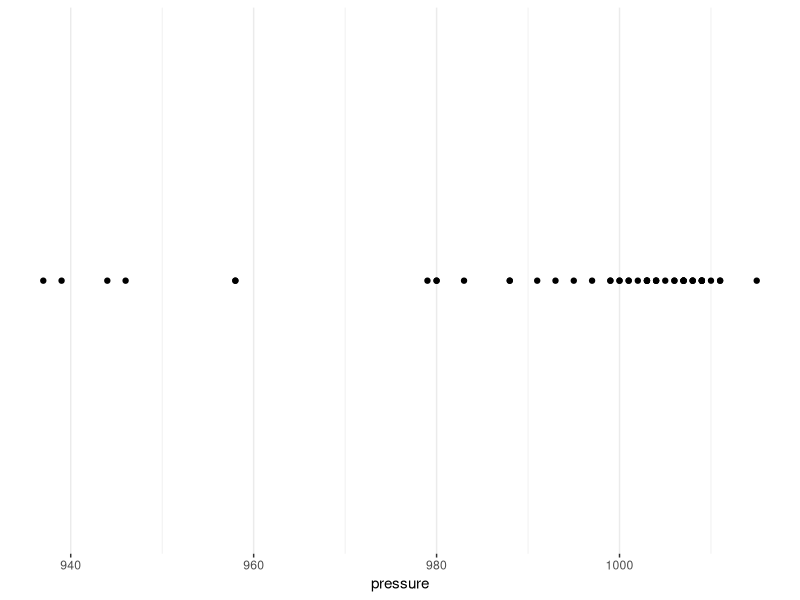
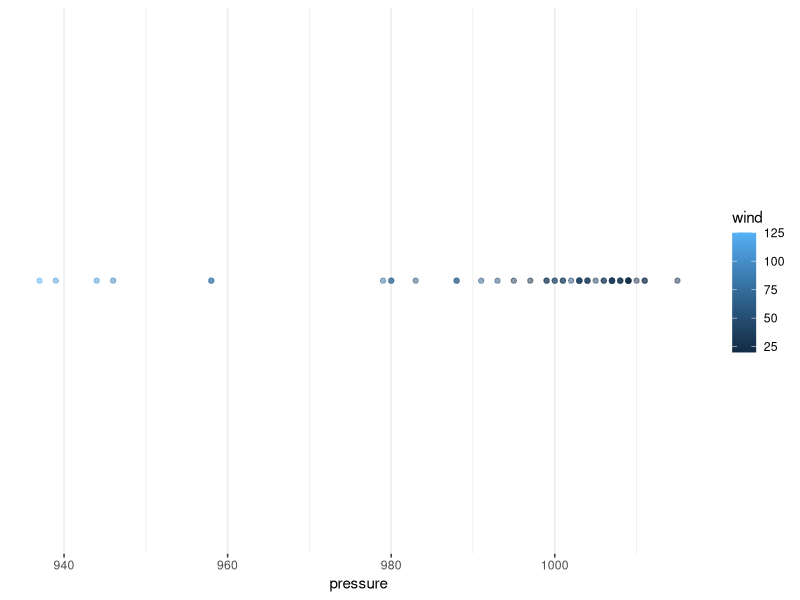
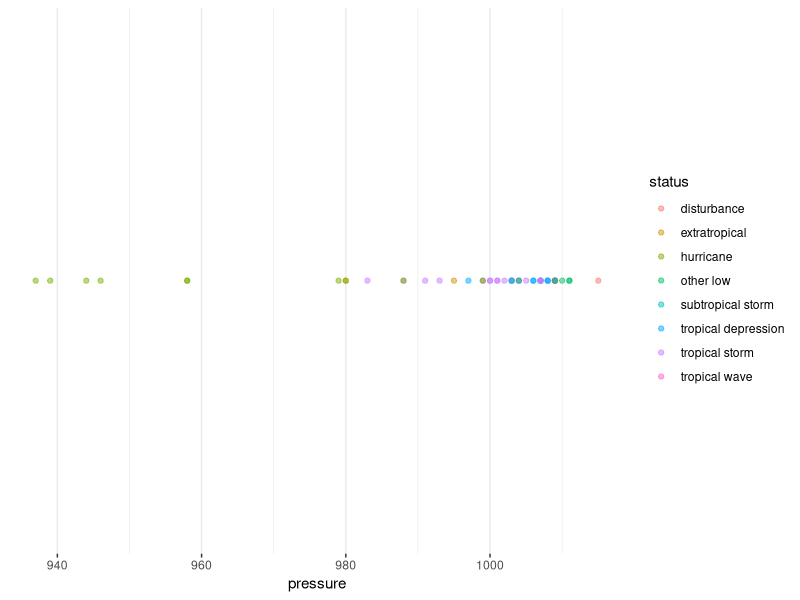
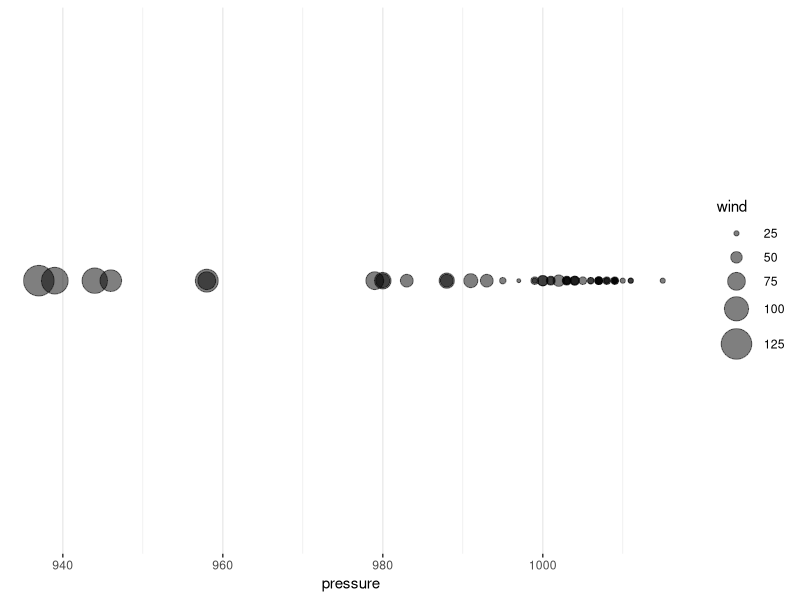
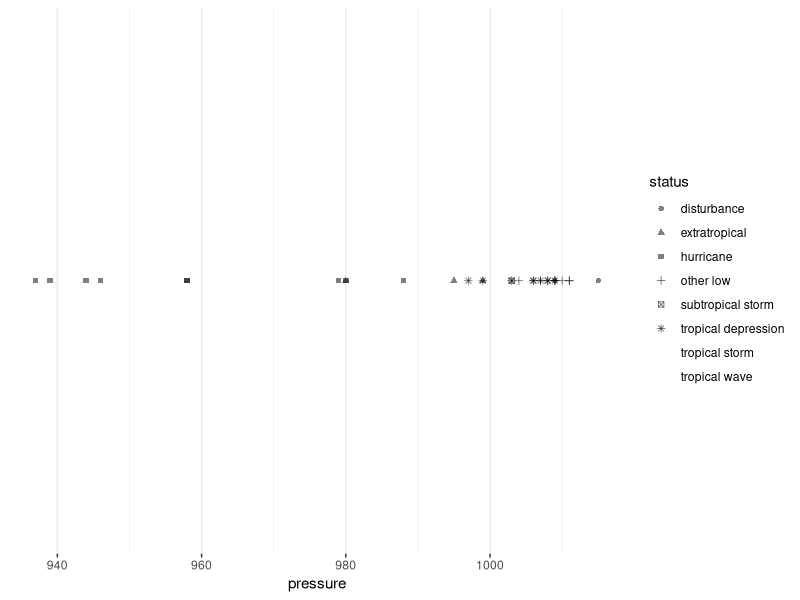
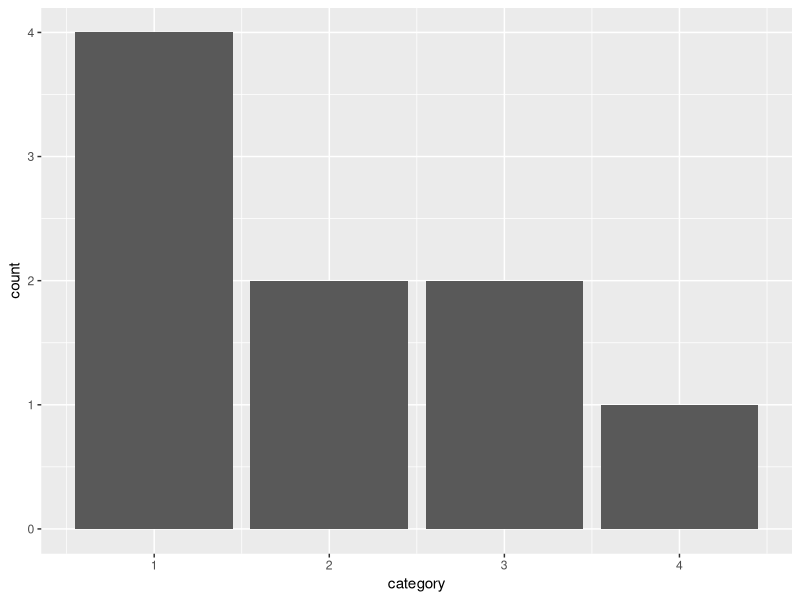
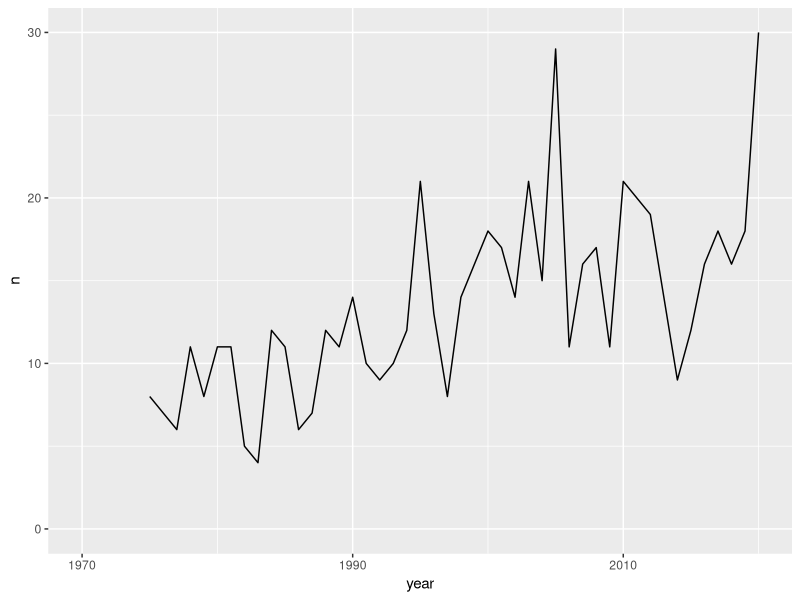
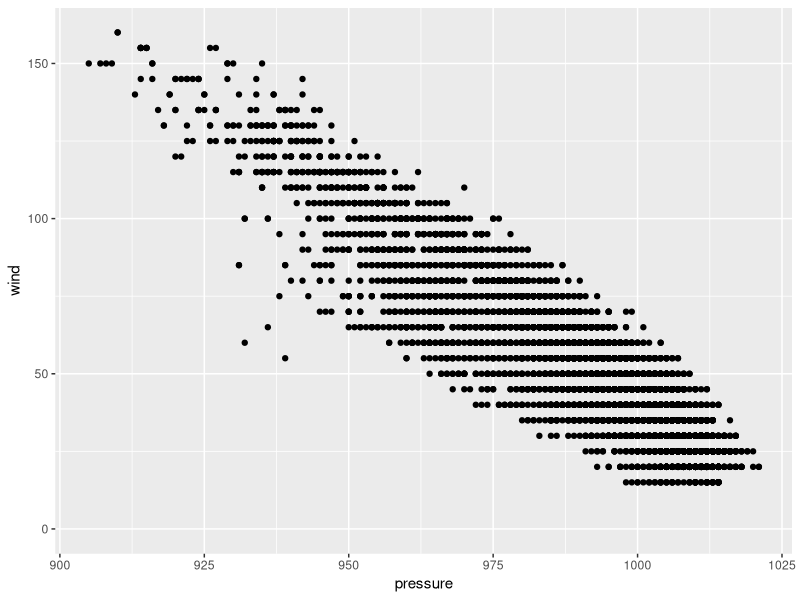

Recreate these plots in R, in order.
## ---- chunk 1
#| label: rmarkdown-setup
#| echo: false
#| message: false
#| warning: false

library(tidyverse)
library(knitr)

## ---- chunk 2
#| label: 1-data

storms %>%
  select(name, year, category, lat, long, wind, pressure) %>%
  sample_n(10) %>%
  kable()

## ---- chunk 3
#| fig-height: 2
#| echo: false

recent_storms <- filter(storms, year > 2005) %>%
  sample_n(50)

recent_storms %>%
  ggplot(aes(pressure, 1)) +
  geom_point() +
  scale_y_continuous(breaks = 0) +
  labs(y = NULL) +
  theme_bw() +
  theme(panel.border = ggplot2::element_blank())

## ---- chunk 4
#| fig-height: 2
#| echo: false

recent_storms %>%
  ggplot(aes(pressure, 1, color = wind)) +
  geom_point(alpha = 0.5) +
  scale_y_continuous(breaks = 0) +
  labs(y = NULL) +
  theme_bw() +
  theme(panel.border = ggplot2::element_blank())

## ---- chunk 5
#| fig-height: 2
#| echo: false

recent_storms %>%
  ggplot(aes(pressure, 1, color = status)) +
  geom_point(alpha = 0.5) +
  scale_y_continuous(breaks = 0) +
  labs(y = NULL) +
  theme_bw() +
  theme(panel.border = ggplot2::element_blank())

## ---- chunk 6
#| fig-height: 2
#| echo: false

recent_storms %>%
  ggplot(aes(pressure, 1, size = wind)) +
  ggplot2::geom_point(alpha = 0.5) +
  scale_y_continuous(breaks = 0) +
	scale_radius(range = c(1, 10)) +
  labs(y = NULL) +
  theme_bw() +
  theme(panel.border = ggplot2::element_blank())

## ---- chunk 7
#| fig-height: 2
#| echo: false

recent_storms %>%
  ggplot(aes(pressure, 1, shape = status)) +
  geom_point(alpha = 0.5) +
  scale_y_continuous(breaks = 0) +
  labs(y = NULL) +
  theme_bw() +
  theme(panel.border = ggplot2::element_blank())

## ---- chunk 8
#| fig-width: 2
#| fig-height: 2
#| echo: false

recent_storms %>%
  ggplot(aes(category)) +
  geom_bar()

## ---- chunk 9
#| fig-width: 2
#| fig-height: 2
#| echo: false

storms %>%
  count(name, year) %>%
  count(year) %>%
  ggplot(aes(year, n)) +
  geom_line() +
  scale_x_continuous(limits = c(1970, 2020),
                     breaks = c(1970, 1990, 2010)) +
  scale_y_continuous(limits = c(0, NA))

## ---- chunk 10
#| fig-width: 2
#| fig-height: 2
#| echo: false

recent_storms <- filter(storms, year > 2005)

recent_storms50 <- filter(storms, year > 2005) %>%
  sample_n(50)

recent_storms %>%
  ggplot(aes(pressure, wind)) +
  geom_point() +
  scale_y_continuous(limits = c(0, 160))

## ---- chunk 11
#| fig-height: 1
#| echo: false

recent_storms50 %>%
  ggplot(aes(pressure, 1)) +
  geom_point(alpha = 0.2) +
  scale_y_continuous(breaks = 0) +
  labs(y = NULL) +
  theme_bw() +
  theme(panel.border = ggplot2::element_blank())

## ---- chunk 12
#| fig-height: 1
#| echo: false

recent_storms50 %>%
  ggplot(aes(pressure, 1)) +
  geom_point(alpha = 0.2) +
  scale_x_reverse() +
  scale_y_continuous(breaks = 0) +
  labs(y = NULL) +
  theme_bw() +
  theme(panel.border = ggplot2::element_blank())

## ---- chunk 13
#| fig-height: 1.5
#| echo: false

recent_storms50 %>%
  ggplot(aes(pressure, 1, size = wind)) +
  ggplot2::geom_point(alpha = 0.5) +
  scale_size_continuous(breaks = c(25, 75, 125)) +  
  scale_y_continuous(breaks = 0) +
  labs(y = NULL) +
  theme_bw() +
  theme(panel.border = ggplot2::element_blank(),
        legend.direction = "horizontal")

## ---- chunk 14
#| fig-height: 1.5
#| echo: false

recent_storms50 %>%
  ggplot(aes(pressure, 1, size = wind)) +
  ggplot2::geom_point(alpha = 0.5) +
  scale_size_continuous(range = c(0.5, 15),
                        breaks = c(25, 75, 125)) +
  scale_y_continuous(breaks = 0) +
  labs(y = NULL) +
  theme_bw() +
  theme(panel.border = ggplot2::element_blank(),
        legend.direction = "horizontal")

## ---- chunk 15
#| echo: false

ggplot(storms, aes(pressure, wind)) +
  geom_point(alpha = 0)

## ---- chunk 16
#| echo: false

tibble(x = 1:100, 
       y = 1:100) %>%
  ggplot(aes(x, y)) +
  geom_point(alpha = 0) +
  coord_polar()

## ---- chunk 17
#| echo: false

storms %>%
  filter(year %in% c(1986, 2005, 2020)) %>%
  filter(month %in% c(6, 7, 8)) %>%
  ggplot(aes(pressure, wind, color = status)) +
  geom_point(alpha = 0.2) +
  facet_grid(month ~ year)

## ---- chunk 18
#| echo: false

recent_storms50 %>%
  ggplot(aes(pressure, wind)) +
  geom_point() +
  scale_y_continuous(limits = c(0, 160)) +
  labs(title = "Low pressure storms have higher wind speeds")
## ---- chunk 19
#| echo: false

library(ggthemes)

recent_storms50 %>%
  ggplot(aes(pressure, wind)) +
  geom_point() +
  scale_y_continuous(limits = c(0, 160)) +  
  labs(title = "Low pressure storms have higher wind speeds") +
  theme_fivethirtyeight(base_size = 12, base_family = "sans")

